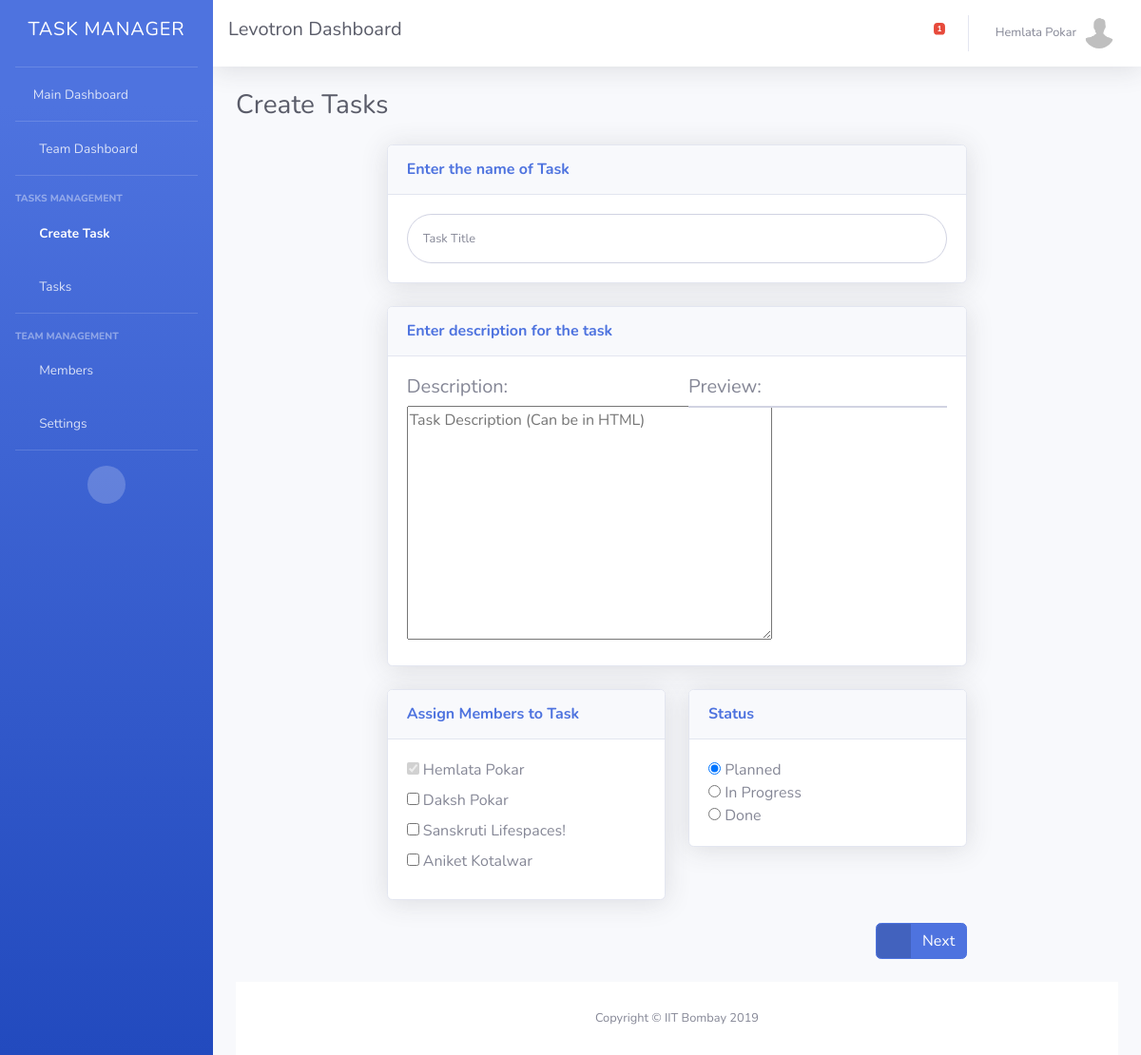
Screenshot of /team/14/create-task/ (signed in) with the database file from the repository.
### TM/models.py (models this page shows)
class Teams(models.Model):
    id = models.AutoField(primary_key=True)
    name = models.CharField(max_length=400)
    url = models.CharField(max_length=400)
    admin = models.ForeignKey(UserProfile, on_delete=models.CASCADE)
    members = models.ManyToManyField(UserProfile, through='Membership', related_name="member")

class UserProfile(models.Model):
    user = models.ForeignKey(User, on_delete=models.CASCADE)
    username = models.CharField(max_length=400)
    profile_picture = models.FileField(upload_to=user_directory, null=True, default='/default_profile.jpg', blank=True)

### TM/views.py (the view, shortened to what this page needs)
# urls.py: url(r'^team\/[a-zA-Z0-9]+\/create-task\/$', CreateTaskView.as_view(), name="create-tasks"),
class CreateTaskView(LoginRequiredMixin, TemplateView):
    template_name="team/create-task.html"
    login_url='/../login'
    def get(self, request):
        user = request.user
        us = UserProfile.objects.get(user=user)
        try:
            team = Teams.objects.get(url=request.path.split("/")[2])
        except Teams.DoesNotExist:
            return render(request, get_404())
        except:
            return render(request, get_404())
        form = CreateTaskForm()
        return render(request, self.template_name, {'user': user, 'us': us, 'team': team, 'form':  form, 'notifications': get_notifications(us, 1)})

### TM/forms.py
class CreateTaskForm(forms.Form):
    title = forms.CharField(label="", widget=forms.TextInput(attrs={'id':'title', 'class':'form-control form-control-user', 'placeholder':'Task Title'}))
    desc = forms.CharField(label="", widget=forms.Textarea(attrs={'id':'desc','placeholder':'Task Description (Can be in HTML)', 'onkeyup':'displayer()'}))

### TM/views.py (called while the page is built)
def get_notifications(user, unread):
    return MessageNotification.objects.filter(user=user, unread = unread)[:5]

### TM/templates/team/create-task.html (shortened to what this page needs)
<!DOCTYPE html>
{% load static %}
<html lang="en">
<head>
  <link href="{% static 'vendor/fontawesome-free/css/all.min.css' %}" rel="stylesheet" type="text/css">
  <link href="{% static 'css/sb-admin-2.min.css' %}" rel="stylesheet">
</head>
<body id="page-top">
  <div id="wrapper">
    {% block sidebar %}
      {% include "team/menu.html" %}
    {% endblock %}
    <div id="content-wrapper" class="d-flex flex-column">
      <div id="content">
        {% block topbar %}
        {% include "team/topbar.html" %}
      {% endblock %}
        <div class="container-fluid">
          <div class="d-sm-flex align-items-center justify-content-between mb-4">
            <h1 class="h3 mb-0 text-gray-800">Create Tasks</h1>
          </div>
          <form method="post" enctype="multipart/form-data">
          <div class="row">
            <div class="col-xl-2"></div>
            <div class="col-xl-8">
              <div class="card shadow mb-4">
                <div class="card-header py-3 d-flex flex-row align-items-center justify-content-between">
                  <h6 class="m-0 font-weight-bold text-primary">Enter the name of Task </h6>
                </div>
                <div class="card-body">
                    {{  form.title }}
                </div>
              </div>
              <div class="card shadow mb-4">
                  <div class="card-header py-3 d-flex flex-row align-items-center justify-content-between">
                    <h6 class="m-0 font-weight-bold text-primary">Enter description for the task </h6>
                  </div>
                  <div class="card-body">
                      <div class="row">
                        <div class="col-6">
                            <h5>Description: </h5>
                          {{  form.desc }}
                      </div>
                      <div class="col-6">
                        <h5>Preview: </h5>
                      <div id="dis" style="border: 1px solid #d1d3e2; width: 100%">
                      </div>
                    </div>
                    </div>
                  </div>
                </div>
                <div class="row">
                    <div class="col-6">
              <div class="card shadow mb-4">
                <div class="card-header py-3 d-flex flex-row align-items-center justify-content-between">
                  <h6 class="m-0 font-weight-bold text-primary">Assign Members to Task </h6>
                </div>
                  <div class="card-body">
                      <input type="checkbox" disabled="disabled" checked="checked"> <label for="{{ us.first_name  }}{{  us.last_name }}">{{ us.user.first_name }} {{ us.user.last_name }}</label>
                      <br>
                      {%  for i in team.members.all %}
                    {%  if i != us %}
                    <input type="checkbox" name="user{{ i.user.id }}" value="{{  i.user.id  }}"> <label for="{{ i.first_name  }}{{  i.last_name }}">{{ i.user.first_name }} {{ i.user.last_name }}</label>
                    <br>
                    {%  endif %}
                    {%  endfor %}
                        </div>
              </div>
              </div>
              <div class="col-6">
                  <div class="card shadow mb-4">
                      <div class="card-header py-3 d-flex flex-row align-items-center justify-content-between">
                        <h6 class="m-0 font-weight-bold text-primary">Status </h6>
                      </div>
                        <div class="card-body">
                            <input type="radio" name="status" value="planned" checked> Planned<br>
                            <input type="radio" name="status" value="inprogress"> In Progress<br>
                            <input type="radio" name="status" value="done"> Done
                    </div>
              </div>
            </div>
            </div>
              <div class="row">
                    <div class="col-12 text-right">
                    <button name="task-creation" class="btn btn-primary btn-icon-split">
                              <span class="icon text-white-50">
                                <i class="fas fa-arrow-right"></i>
                              </span>
                              <span class="text">Next</span>
                    </button></div>
          </div>
          <br>
            </form>
        </div>
      </div>
      {% block footer %}
      {% include "footer.html" %}
    {% endblock %}
    </div>
  </div>
</body>
</html>

### TM/templates/team/topbar.html (shortened to what this page needs)
<nav class="navbar navbar-expand navbar-light bg-white topbar mb-4 static-top shadow">
        <a style="color: #5a5c69; text-decoration: none" class="sidebar-brand d-flex align-items-center justify-content-center" href="/dashboard/">
          <div class="sidebar-brand-icon">
              <h5>{{  team.name }} Dashboard</h5>
            </div>
        </a>
        <ul class="navbar-nav ml-auto">
          {% block messages %}
          {% include "mess_notification.html" %}
        {% endblock %}
          {% block profile %}
          {% include "profile_menu.html" %}
        {% endblock %}
        </ul>
      </nav>

### TM/templates/profile_menu.html (shortened to what this page needs)
            <li class="nav-item dropdown no-arrow">
              <a class="nav-link dropdown-toggle" href="#" id="userDropdown" role="button" data-toggle="dropdown" aria-haspopup="true" aria-expanded="false">
                <span class="mr-2 d-none d-lg-inline text-gray-600 small">{{  user.first_name  }} {{ user.last_name }}</span>
                <img class="img-profile rounded-circle" src="{{ MEDIA_ROOT }}{{  us.profile_picture.url  }}">
              </a>
            </li>

### TM/templates/team/create-task.html (style rules this page uses)
.form-control-user { font-size: .8rem; border-radius: 10rem; padding: 1rem; width: 100%; height: 100%; text-decoration: none; outline: none; border: 1px solid #d1d3e2; }

### rows the page displays
Teams: name "Levotron"
UserProfile: profile_picture (placeholder picture), user.first_name "Hemlata", user.last_name "Pokar"
UserProfile: user.first_name "Daksh", user.last_name "Pokar"
UserProfile: user.first_name "Sanskruti", user.last_name "Lifespaces!"
UserProfile: user.first_name "Aniket", user.last_name "Kotalwar"

### other values shown
{{ notifications.all.count }} "1"
{{ user.first_name }} "Hemlata"
{{ user.last_name }} "Pokar"
